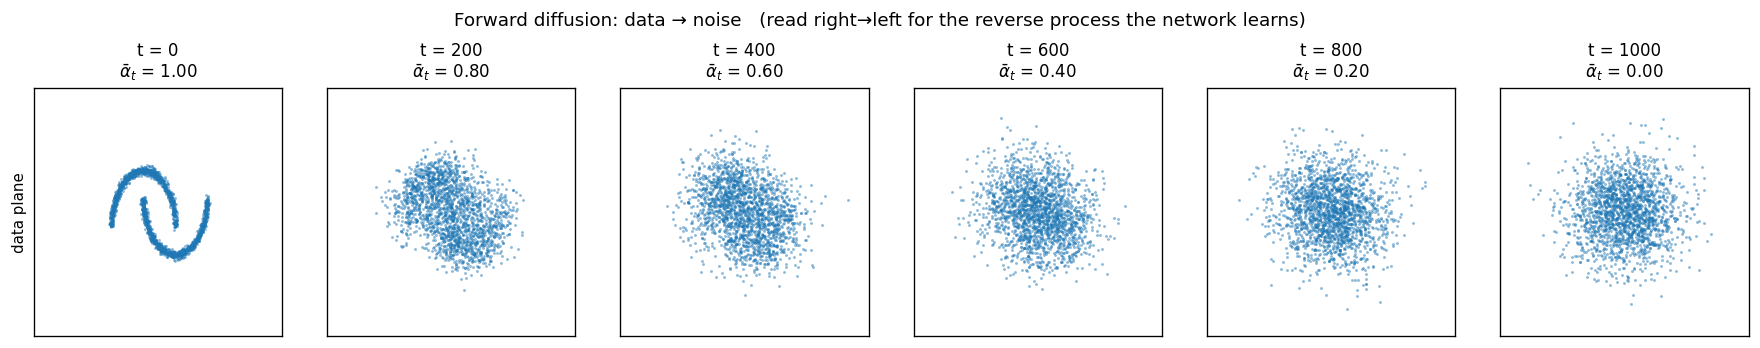

Python code for this plot:
"""Forward diffusion process on a 2D 'two-moons' dataset.

Visualizes x_t = sqrt(alpha_bar_t) * x_0 + sqrt(1 - alpha_bar_t) * eps,
with eps ~ N(0, I). Reads left->right as the forward (noising) process and
right->left as the reverse (denoising) process the network must learn.
"""

import numpy as np
import matplotlib.pyplot as plt


def two_moons(n, rng, noise=0.04):
    n_a = n // 2
    n_b = n - n_a
    t_a = np.pi * rng.random(n_a)
    a = np.stack([np.cos(t_a), np.sin(t_a)], axis=1)
    t_b = np.pi * rng.random(n_b)
    b = np.stack([1.0 - np.cos(t_b), 0.5 - np.sin(t_b)], axis=1)
    x = np.concatenate([a, b], axis=0)
    x = x + noise * rng.standard_normal(size=x.shape)
    return x


def main():
    rng = np.random.default_rng(0)

    x0 = two_moons(2000, rng)
    x0 = (x0 - x0.mean(axis=0)) / x0.std(axis=0)

    # Linear schedule on alpha_bar, from ~1 (clean) down to ~0 (pure noise).
    snapshots = [0.0, 0.2, 0.4, 0.6, 0.8, 1.0]  # fraction of T
    alpha_bars = [1.0 - s for s in snapshots]

    fig, axes = plt.subplots(1, len(snapshots), figsize=(15, 2.8), sharex=True, sharey=True)
    for ax, frac, abar in zip(axes, snapshots, alpha_bars):
        eps = rng.standard_normal(size=x0.shape)
        xt = np.sqrt(abar) * x0 + np.sqrt(1.0 - abar) * eps
        ax.scatter(xt[:, 0], xt[:, 1], s=3, alpha=0.5, color="#1f77b4", linewidths=0)
        ax.set_title(f"t = {int(frac * 1000)}\n" + r"$\bar\alpha_t$ = " + f"{abar:.2f}", fontsize=10)
        ax.set_xlim(-4.5, 4.5)
        ax.set_ylim(-4.5, 4.5)
        ax.set_aspect("equal")
        ax.set_xticks([])
        ax.set_yticks([])

    axes[0].set_ylabel("data plane", fontsize=9)
    fig.suptitle(
        "Forward diffusion: data → noise   (read right→left for the reverse process the network learns)",
        fontsize=11,
        y=1.02,
    )
    plt.tight_layout()
    plt.savefig("forward-process.png", dpi=120, bbox_inches="tight")


if __name__ == "__main__":
    main()
